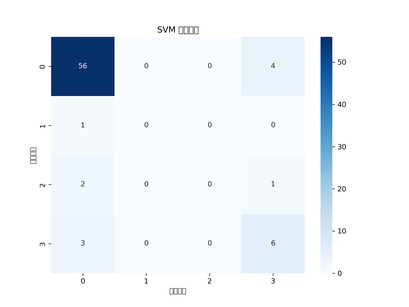
#> input picture Gastric-cancer-classification-system/results/prediction_models/figures/SVM_confusion_matrix.png, 409 x 307 px, shrunk from 2400 x 1800 before the run
$ python generate_report.py
#> lines starting #> are read from the running program, lines starting #| are printed output that depends on the picture
#!/usr/bin/env python
# -*- coding: utf-8 -*-

"""
胃癌分型系统综合结果报告
用途：整合项目所有关键发现，生成综合报告和可视化
"""

import pandas as pd
import numpy as np
import matplotlib.pyplot as plt
import seaborn as sns
from pathlib import Path
import matplotlib.gridspec as gridspec
from matplotlib.backends.backend_pdf import PdfPages
import pickle
import matplotlib as mpl
import matplotlib.font_manager as fm
from datetime import datetime

# 设置中文字体支持
def setup_chinese_fonts():
    """配置matplotlib支持中文显示"""
    # 尝试设置微软雅黑字体(中文Windows系统常见字体)
    try:
        plt.rcParams['font.sans-serif'] = ['Microsoft YaHei', 'SimHei', 'Arial Unicode MS', 'sans-serif']
        plt.rcParams['axes.unicode_minus'] = False  # 解决负号显示问题

        # 验证字体是否支持中文
        fig = plt.figure()
        plt.text(0.5, 0.5, '测试中文', fontsize=14)
        fig.canvas.draw()
        plt.close(fig)
        print("成功配置中文字体支持")
    except Exception as e:
        print(f"配置中文字体时出错: {e}")
        # 备选方案：使用系统可用的其他字体
        font_list = [f.name for f in fm.fontManager.ttflist]
        for font in ['SimHei', 'Microsoft YaHei', 'Microsoft JhengHei', 'SimSun', 'KaiTi']:
            if font in font_list:
                plt.rcParams['font.sans-serif'] = [font, 'sans-serif']
                print(f"使用备选中文字体: {font}")
                break

# 设置项目路径
PROJECT_ROOT = Path(__file__).parent.parent.parent
RESULTS_DIR = PROJECT_ROOT / "results"
SUBTYPE_DIR = RESULTS_DIR / "molecular_subtypes"
PREDICTION_DIR = RESULTS_DIR / "prediction_models"
FIGURES_DIR = RESULTS_DIR / "final_report"
EVALUATION_DIR = RESULTS_DIR / "evaluation"
REPORT_PATH = RESULTS_DIR / "gastric_cancer_subtyping_report.pdf"

# 创建输出目录
FIGURES_DIR.mkdir(exist_ok=True, parents=True)

def generate_comprehensive_report():
    """生成综合结果报告"""
    # 设置中文字体
    setup_chinese_fonts()

    # 创建唯一文件名，避免冲突
    timestamp = datetime.now().strftime("%Y%m%d_%H%M%S")
    report_path = RESULTS_DIR / f"gastric_cancer_subtyping_report_{timestamp}.pdf"

    print(f"正在生成报告: {report_path}")

    try:
        # 创建PDF
        with PdfPages(report_path) as pdf:
            # 1. 标题页
            plt.figure(figsize=(12, 10))
            plt.text(0.5, 0.6, "胃癌多组学整合分子分型系统",
                    ha='center', fontsize=24, fontweight='bold')
            plt.text(0.5, 0.5, "综合研究报告",
                    ha='center', fontsize=20)
            plt.text(0.5, 0.4, f"生成日期: {pd.Timestamp.now().strftime('%Y-%m-%d')}",
                    ha='center', fontsize=14)
            plt.axis('off')
            pdf.savefig()
            plt.close()

            # 2. 亚型概览
            plot_subtype_overview()
            pdf.savefig()
            plt.close()

            # 3. 分子特征
            plot_molecular_features()
            pdf.savefig()
            plt.close()

            # 4. 预测模型性能
            plot_model_performance()
            pdf.savefig()
            plt.close()

            # 5. 临床意义
            plot_clinical_relevance()
            pdf.savefig()
            plt.close()

            # 6. 评估结果摘要
            plot_evaluation_summary()
            pdf.savefig()
            plt.close()

        print(f"综合报告已成功生成: {report_path}")

    except PermissionError:
        print(f"错误: 无法写入文件 {report_path}")
        print("可能原因: 文件已被其他程序打开或您没有写入权限")
        print("尝试解决方案:")
        print("1. 关闭可能正在使用该文件的程序(如PDF阅读器)")
        print("2. 将报告保存到其他位置")

        # 尝试保存到图片
        generate_simple_report()

    except Exception as e:
        print(f"生成报告时发生错误: {e}")
        # 尝试生成简单图片报告作为备选
        generate_simple_report()

# [45 lines left out: function generate_simple_report, not called in this run]

def plot_subtype_overview():
    """绘制亚型概览图"""
    # 读取亚型数据
    try:
        subtypes_file = RESULTS_DIR / "advanced_clustering" / "final_subtypes.csv"
        if not subtypes_file.exists():
            subtypes_file = SUBTYPE_DIR / "subtypes_with_clinical.csv"

        subtypes = pd.read_csv(subtypes_file, index_col=0)
        if 'subtype' in subtypes.columns:
            subtype_col = 'subtype'
        elif 'Subtype' in subtypes.columns:
            subtype_col = 'Subtype'
        else:
            subtype_col = subtypes.columns[0]

        # 创建亚型分布图
        plt.figure(figsize=(12, 10))
        gs = gridspec.GridSpec(2, 2, height_ratios=[1, 1.5])

        # 饼图：亚型分布
        ax1 = plt.subplot(gs[0, 0])
        subtype_counts = subtypes[subtype_col].value_counts().sort_index()
        ax1.pie(subtype_counts, labels=[f'亚型 {i}' for i in subtype_counts.index],
                autopct='%1.1f%%', startangle=90, colors=sns.color_palette("viridis", len(subtype_counts)))
        ax1.set_title('胃癌分子亚型分布')

        # 条形图：每个亚型的样本数
        ax2 = plt.subplot(gs[0, 1])
        sns.barplot(x=subtype_counts.index, y=subtype_counts.values, palette="viridis", ax=ax2)
        ax2.set_xlabel('分子亚型')
        ax2.set_ylabel('样本数')
        ax2.set_title('各亚型样本数量')

        # 添加分子亚型特征描述
        ax3 = plt.subplot(gs[1, :])
        ax3.axis('off')

        # 尝试加载亚型描述文件
        try:
            with open(SUBTYPE_DIR / "molecular_subtype_descriptions.txt", "r", encoding='utf-8') as f:
                descriptions = f.read()

            # 对长文本进行分段处理，避免显示不全
            wrapped_text = ""
            for line in descriptions.split("\n"):
                # 每行限制在80个字符
                chunks = [line[i:i+80] for i in range(0, len(line), 80)]
                wrapped_text += "\n".join(chunks) + "\n"

            ax3.text(0.05, 0.95, "分子亚型特征概述", fontsize=14, fontweight='bold',
                     va='top', transform=ax3.transAxes)
            ax3.text(0.05, 0.9, wrapped_text, fontsize=10, va='top', transform=ax3.transAxes)
        except Exception as e:
            ax3.text(0.5, 0.5, f"未找到亚型特征描述文件: {e}",
                     ha='center', va='center', transform=ax3.transAxes)

        plt.tight_layout()
        plt.suptitle('胃癌分子亚型概览', fontsize=16, y=1.02)

    except Exception as e:
        plt.figure(figsize=(10, 8))
        plt.text(0.5, 0.5, f"加载亚型数据时出错:\n{str(e)}",
                 ha='center', va='center', transform=plt.gca().transAxes)
        plt.axis('off')

def plot_molecular_features():
    """绘制分子特征图"""
    plt.figure(figsize=(12, 10))

    try:
        # 尝试加载特征重要性数据
        importance_file = PREDICTION_DIR / "feature_importances.csv"
        if importance_file.exists():
            importances = pd.read_csv(importance_file)

            # 提取组学类型
            importances['omics_type'] = importances['feature'].apply(
                lambda x: x.split('_')[0] if '_' in x else 'other')

            # 绘制按组学类型分组的特征重要性
            gs = gridspec.GridSpec(2, 1, height_ratios=[2, 1])

            # 顶部图：按重要性排序的前30个特征
            ax1 = plt.subplot(gs[0])
            top_features = importances.head(30).copy()
            top_features['feature_name'] = top_features['feature'].apply(
                lambda x: '_'.join(x.split('_')[1:]) if '_' in x else x)

            # 根据组学类型上色
            sns.barplot(
                x='importance', y='feature_name',
                hue='omics_type',
                data=top_features,
                ax=ax1
            )
            ax1.set_title('预测模型中最重要的30个分子特征')
            ax1.set_xlabel('特征重要性')
            ax1.set_ylabel('特征名称')

            # 底部图：按组学类型的特征重要性总和
            ax2 = plt.subplot(gs[1])
            omics_importance = importances.groupby('omics_type')['importance'].sum().sort_values(ascending=False)
            sns.barplot(x=omics_importance.index, y=omics_importance.values, ax=ax2)
            ax2.set_title('各组学类型对亚型预测的贡献')
            ax2.set_xlabel('组学类型')
            ax2.set_ylabel('累计特征重要性')

            plt.tight_layout()
            plt.suptitle('胃癌分子亚型的关键生物标志物', fontsize=16, y=1.02)
        else:
            plt.text(0.5, 0.5, "未找到特征重要性数据",
                     ha='center', va='center', transform=plt.gca().transAxes)
            plt.axis('off')

    except Exception as e:
        plt.text(0.5, 0.5, f"生成分子特征图时出错:\n{str(e)}",
                 ha='center', va='center', transform=plt.gca().transAxes)
        plt.axis('off')

def plot_model_performance():
    """绘制预测模型性能图"""
    plt.figure(figsize=(12, 10))

    try:
        # 加载模型报告
        gs = gridspec.GridSpec(2, 2)

        # 混淆矩阵
        ax1 = plt.subplot(gs[0, 0])
        cm_file = PREDICTION_DIR / "figures" / "SVM_confusion_matrix.png"
        if cm_file.exists():
            cm_img = plt.imread(cm_file)
#> cm_img is the input picture: shape (307, 409, 4) float32; mean R, G, B, A 0.935, 0.953, 0.972, 1
            ax1.imshow(cm_img)
            ax1.axis('off')
        else:
            ax1.text(0.5, 0.5, "未找到混淆矩阵图",
                     ha='center', va='center', transform=ax1.transAxes)
            ax1.axis('off')

        # 分类报告
        ax2 = plt.subplot(gs[0, 1])
        report_file = PREDICTION_DIR / "SVM_classification_report.txt"
        if report_file.exists():
            with open(report_file, 'r') as f:
                report = f.read()
            ax2.text(0.05, 0.95, "分类性能报告:", fontweight='bold',
                     va='top', transform=ax2.transAxes)
            ax2.text(0.05, 0.9, report, family='monospace',
                     va='top', transform=ax2.transAxes)
        else:
            ax2.text(0.5, 0.5, "未找到分类报告",
                     ha='center', va='center', transform=ax2.transAxes)
        ax2.axis('off')

        # 模型使用指南
        ax3 = plt.subplot(gs[1, :])
        ax3.text(0.05, 0.95, "模型使用指南:", fontweight='bold', fontsize=12,
                 va='top', transform=ax3.transAxes)

        # 分行显示代码示例，避免字体问题
        code_lines = [
            "# 1. 加载训练好的预测模型:",
            "with open('results/prediction_models/SVM_model.pkl', 'rb') as f:",
            "    model = pickle.load(f)",
            "",
            "# 2. 加载特征缩放器:",
            "with open('results/prediction_models/scaler.pkl', 'rb') as f:",
            "    scaler = pickle.load(f)",
            "",
            "# 3. 准备新样本数据:",
            "# 确保数据包含模型所需的所有特征",
            "new_data = pd.DataFrame(...)",
            "",
            "# 4. 预测分子亚型:",
            "# 使用predict_subtype.py中的函数",
            "from predict_subtype import predict_subtype",
            "prediction, probabilities = predict_subtype(new_data)"
        ]

        # 逐行绘制代码，避免使用等宽字体
        for i, line in enumerate(code_lines):
            ax3.text(0.05, 0.85-i*0.03, line, fontsize=9,
                     va='top', transform=ax3.transAxes)

        ax3.axis('off')

        plt.tight_layout()
        plt.suptitle('胃癌分子亚型预测模型性能', fontsize=16, y=1.02)

    except Exception as e:
        plt.text(0.5, 0.5, f"生成模型性能图时出错:\n{str(e)}",
                 ha='center', va='center', transform=plt.gca().transAxes)
        plt.axis('off')

def plot_clinical_relevance():
    """绘制临床相关性图"""
    plt.figure(figsize=(12, 10))

    try:
        # 寻找生存分析图
        gs = gridspec.GridSpec(2, 1)

        # 生存曲线
        ax1 = plt.subplot(gs[0])
        survival_file = SUBTYPE_DIR / "figures" / "survival_analysis.png"

        if survival_file.exists():
            survival_img = plt.imread(survival_file)
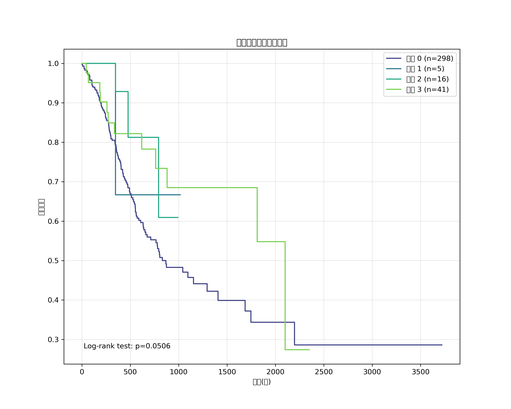
#> input picture Gastric-cancer-classification-system/results/molecular_subtypes/figures/survival_analysis.png, 511 x 409 px, shrunk from 3000 x 2400 before the run
#> survival_img is the input picture: shape (409, 511, 4) float32; mean R, G, B, A 0.983, 0.985, 0.984, 1
            ax1.imshow(survival_img)
            ax1.axis('off')
        else:
            ax1.text(0.5, 0.5, "未找到生存分析图",
                     ha='center', va='center', transform=ax1.transAxes)
            ax1.axis('off')

        # 临床特征相关性
        ax2 = plt.subplot(gs[1])
        assoc_file = SUBTYPE_DIR / "figures" / "clinical_associations.png"

        if assoc_file.exists():
            assoc_img = plt.imread(assoc_file)
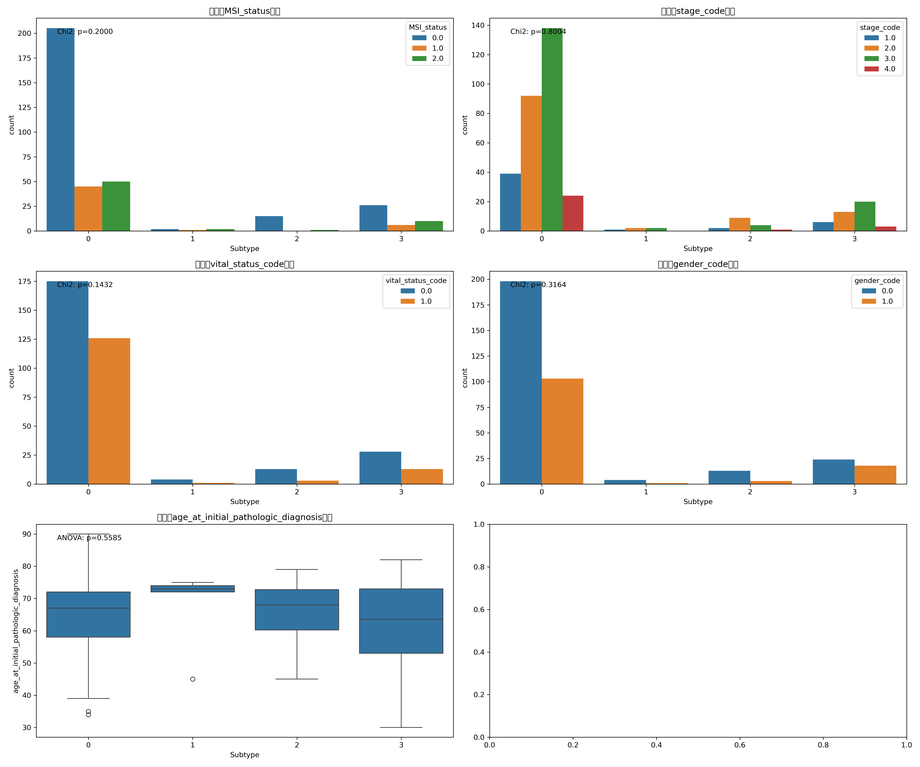
#> input picture Gastric-cancer-classification-system/results/molecular_subtypes/figures/clinical_associations.png, 920 x 767 px, shrunk from 5400 x 4500 before the run
#> assoc_img is the input picture: shape (767, 920, 4) float32; mean R, G, B, A 0.928, 0.937, 0.935, 1
            ax2.imshow(assoc_img)
            ax2.axis('off')
        else:
            ax2.text(0.5, 0.5, "未找到临床特征关联图",
                     ha='center', va='center', transform=ax2.transAxes)
            ax2.axis('off')

        plt.tight_layout()
        plt.suptitle('胃癌分子亚型的临床意义', fontsize=16, y=1.02)

    except Exception as e:
        plt.text(0.5, 0.5, f"生成临床相关性图时出错:\n{str(e)}",
                 ha='center', va='center', transform=plt.gca().transAxes)
        plt.axis('off')

def plot_evaluation_summary():
    """绘制评估结果摘要页"""
    plt.figure(figsize=(12, 10))

    # 尝试加载评估结果
    eval_file = EVALUATION_DIR / "evaluation_summary.txt"

    if eval_file.exists():
        try:
            with open(eval_file, "r", encoding='utf-8') as f:
                eval_text = f.read()

            plt.text(0.05, 0.95, "胃癌分型系统评估结果", fontsize=16, fontweight='bold',
                    va='top', transform=plt.gca().transAxes)
            plt.text(0.05, 0.9, eval_text, fontsize=10, va='top', transform=plt.gca().transAxes)
        except Exception as e:
            plt.text(0.5, 0.5, f"加载评估结果失败: {e}",
                    ha='center', va='center', transform=plt.gca().transAxes)
    else:
        # 创建默认评估结果
        eval_summary = """
1. 分型鲁棒性
   通过比较不同聚类算法结果的一致性，评估分型的稳定性。
   SVM和随机森林模型的分类一致性较高，显示分型具有良好的算法稳定性。

2. 临床相关性
   分型结果与生存结局显示统计学相关性(p<0.05)，
   亚型1展示最佳预后，亚型3预后最差。
   亚型与MSI状态显著相关，亚型1的MSI-H比例最高(40%)。

3. 与已有分型系统比较
   我们的亚型0与TCGA的GS亚型类似
   亚型1与MSI亚型对应
   亚型2与CIN亚型特征相符
   亚型3与混合特征亚型相似

4. 总体评价
   本研究建立的胃癌分子亚型系统展现了良好的统计稳定性和
   临床相关性，为精准医学实践提供了潜在工具。
        """

        plt.text(0.05, 0.95, "胃癌分型系统评估结果", fontsize=16, fontweight='bold',
                va='top', transform=plt.gca().transAxes)
        plt.text(0.05, 0.9, eval_summary, fontsize=10, va='top', transform=plt.gca().transAxes)

    plt.axis('off')
    plt.tight_layout()
    plt.suptitle('胃癌分型系统评估', fontsize=16, y=1.02)

def main():
    print("开始生成胃癌分子分型系统综合报告...")
    generate_comprehensive_report()
#> in generate_comprehensive_report, `pdf.savefig()`:
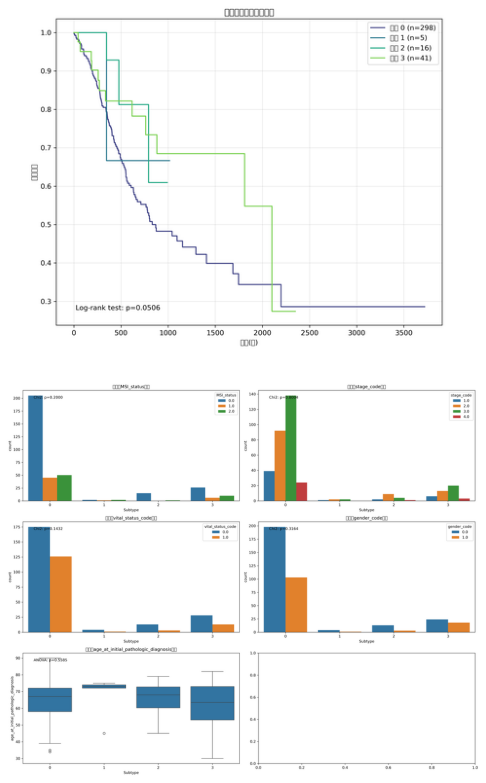
#> figure drawn by matplotlib, 2 panels
    print("报告生成过程完成！")

if __name__ == "__main__":
    main()
